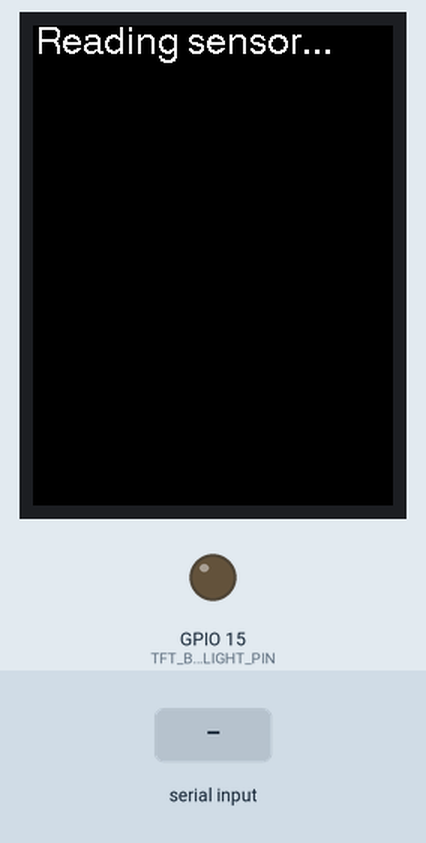
Simulated run of this sketch. Board: ESP32. On the bench: 240×320 colour display, output pins drawn as LEDs (lit = HIGH). The test bench sets the inputs (shaded band). What the sketch prints to the serial monitor is not drawn.

Above: at 0.5 s.
2.0 s: "1" received over the second serial link
At 2.5 s:
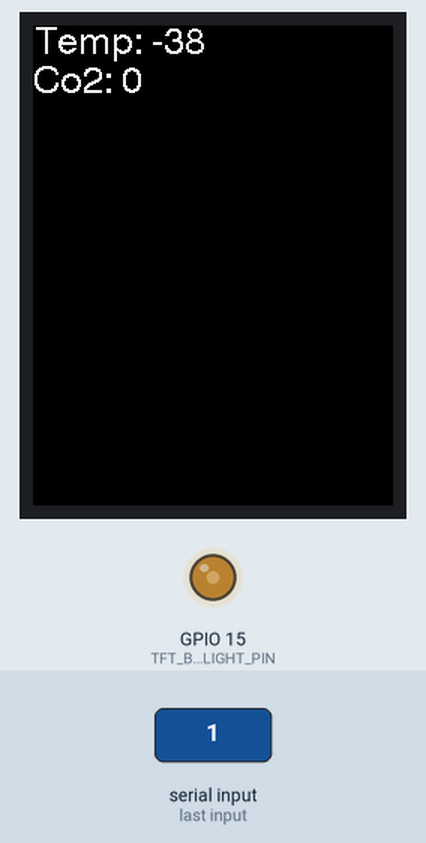
Timing chart, 0 to 5.0 s (numbered marks = the images above; inputs shaded):
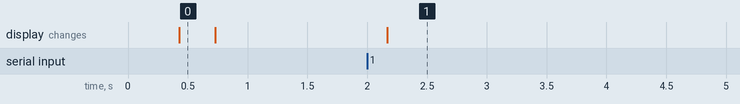

The sketch:

tft_mhz19_testings.ino
```cpp
#include <TFT_eSPI.h>
#include <SPI.h>

#define RX2 16
#define TX2 17
#define TFT_BACKLIGHT_PIN 15

TFT_eSPI tft = TFT_eSPI();
unsigned long getDataTimer = 0;
unsigned long getDataTimer1 = 0;
byte read_co2[9] = {0xFF, 0x01, 0x86, 0x00, 0x00, 0x00, 0x00, 0x00, 0x79};
byte read_abc[9] = {0xFF, 0x01, 0x7D, 0x00, 0x00, 0x00, 0x00, 0x00, 0x82};
byte abc_on[9] = {0xFF, 0x01, 0x79, 0xA0, 0x00, 0x00, 0x00, 0x00, 0xE7};
byte abc_off[9] = {0xFF, 0x01, 0x79, 0x00, 0x00, 0x00, 0x00, 0x00, 0x87};
byte sensor[9];
byte byteBuffer[63];
byte abc_response[9];
uint8_t bytesToRead = 0;
uint8_t bytePos = 0;
int ppm = 0;
char checksum;

void setup() {
  Serial.begin(9600);
  while(!Serial);
  delay(200);

  tft.init();
  tft.fillScreen(TFT_BLACK);
  tft.setCursor(2, 0, 4);
  tft.print("Reading sensor...");

  Serial.print("Connecting to MH-Z19...");
  Serial2.begin(9600, SERIAL_8N1, RX2, TX2);
  delay(200);
  Serial.println("\nConnected to MH-Z19");

  ledcAttachPin(TFT_BACKLIGHT_PIN, 0);
  ledcSetup(0, 1000, 8);

  Serial2.write(abc_off, 9);
  Serial.println("Written abc_off to MH-Z19");

  Serial.print("Bytes to read from MH-Z19: ");
  bytesToRead = Serial2.available();
  Serial.println(bytesToRead);
//            Serial.print("read: ");
//          while(Serial2.available() != 0) {
//
//          for(bytePos = 0; bytePos < 9; bytePos++) {
//            abc_response[bytePos] = Serial2.read();
//
//            Serial.print(abc_response[bytePos]);
//            Serial.print(" ");
//          }
//          Serial.println("");
//
//        }
tft.fillScreen(TFT_BLACK);
ledcWrite(0, 100);
}

void loop() {
  //ledcWrite(0, 50);
    if (millis() - getDataTimer >= 2000) {

        Serial2.write(read_co2, 9);
        Serial.print("Requested data...");

        bytesToRead = Serial2.available();
        Serial.print("There are ");
        Serial.print(bytesToRead);
        Serial.println(" bytes to read");

        if(bytesToRead > 9) {
          Serial.print(bytesToRead);
          Serial.println(" bytes are here, but it should be not more than 9");
          Serial.print("These are the bad bytes: ");

          for(bytePos = 0; bytePos < bytesToRead; bytePos++) {
            byteBuffer[bytePos] = Serial2.read();
            Serial.print(byteBuffer[bytePos]);
            Serial.print(" ");
          }
          Serial.println("");
        }

        bytesToRead = Serial2.available();

        if(bytesToRead > 0) {
          Serial.println("There are bytes to read: ");
          for(bytePos = 0; bytePos < bytesToRead; bytePos++) {
            sensor[bytePos] = Serial2.read();
            Serial.print(sensor[bytePos]);
            Serial.print(" ");
          }
        }


//        Serial.print("Bytes to read 2: ");
//        bytesToRead = Serial2.available();
//        Serial.println(bytesToRead);
//
//        while(Serial2.available() != 0) {
//          Serial.println("Reading 9 bytes");
//          for(bytePos = 0; bytePos < 9; bytePos++) {
//            sensor[bytePos] = Serial2.read();
//            Serial.print(sensor[bytePos]);
//            Serial.print(" ");
//          }
          Serial.println("\nFinished reading");

        Serial.print("Now there are ");
        bytesToRead = Serial2.available();
        Serial.print(bytesToRead);
        Serial.println(" bytes to be read. Wating 2 seconds...");

          ppm = (int)sensor[2] * 256 + (int)sensor[3];

          //tft.fillScreen(TFT_BLACK);
          tft.fillScreen(TFT_BLACK);
          tft.setCursor(2, 0, 4);
          tft.print("Temp: ");
          tft.println((int)sensor[4] - 38);
          tft.print("Co2: ");
          tft.println(ppm);
//          tft.print("ABC Tick: ");
//          tft.println(sensor[6]);
//          tft.print("Available: ");
//          tft.println(bytesToRead);
//          tft.println("data read: ");
//          for(bytePos = 0; bytePos < 9; bytePos++) {
//            tft.print(sensor[bytePos]);
//            tft.print(" ");

          Serial.print("Checksum calculated: ");
          Serial.println(getChecksum(sensor));

          getDataTimer = millis();
          }


}

//    if (millis() - getDataTimer1 >= 10000) {
//        Serial2.write(read_abc, 9);
//          Serial.print("available to read: ");
//          bytesToRead = Serial2.available();
//          Serial.println(bytesToRead);
//         while(Serial2.available() != 0) {
//            Serial.print("abc data: ");
//
//            for(bytePos = 0; bytePos < 9; bytePos++) {
//              abc_response[bytePos] = Serial2.read();
//              Serial.print(abc_response[bytePos]);
//              Serial.print(" ");
//            }
//         }
//         Serial.println("");
//         getDataTimer1 = millis();
//    }
//}

byte getChecksum(byte * arr) {
  char i;
  byte checksum;
  for(i = 1; i < 8; i++) {
    checksum += arr[i];
  }

  return (0xff - checksum) + 0x01;
}
```
